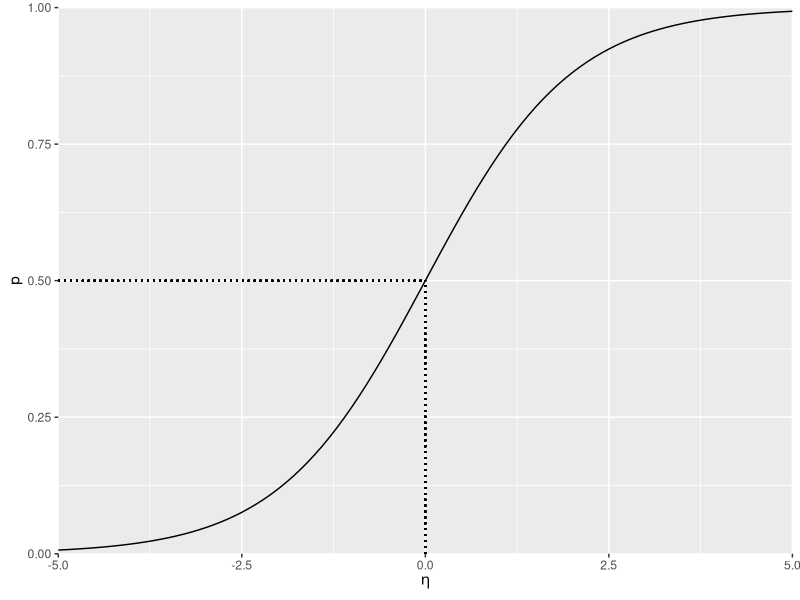
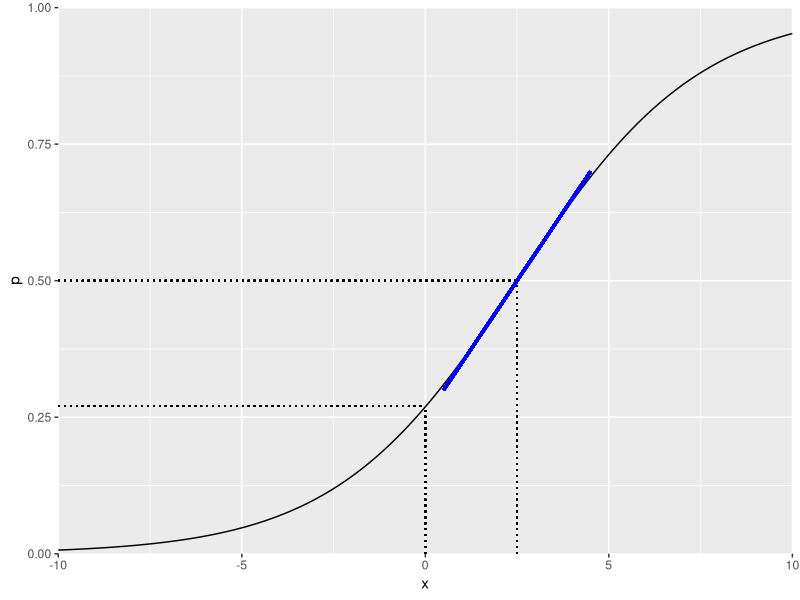
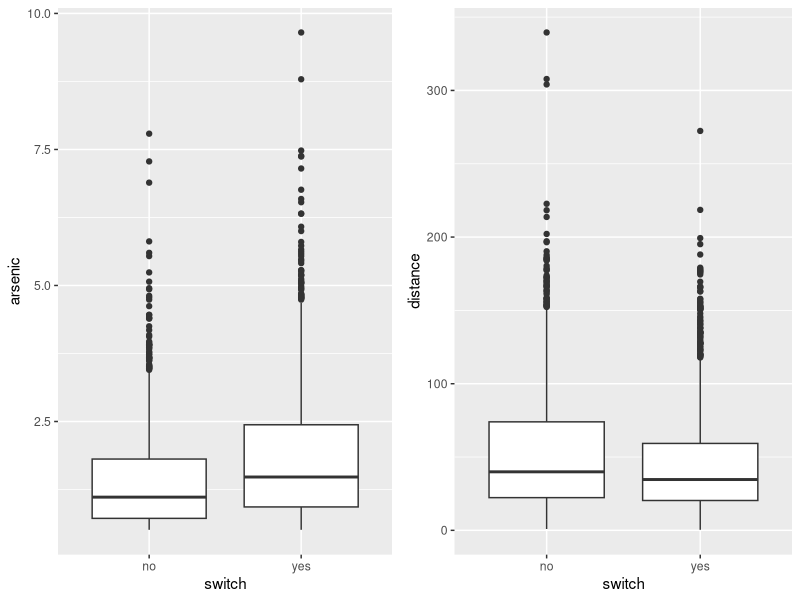
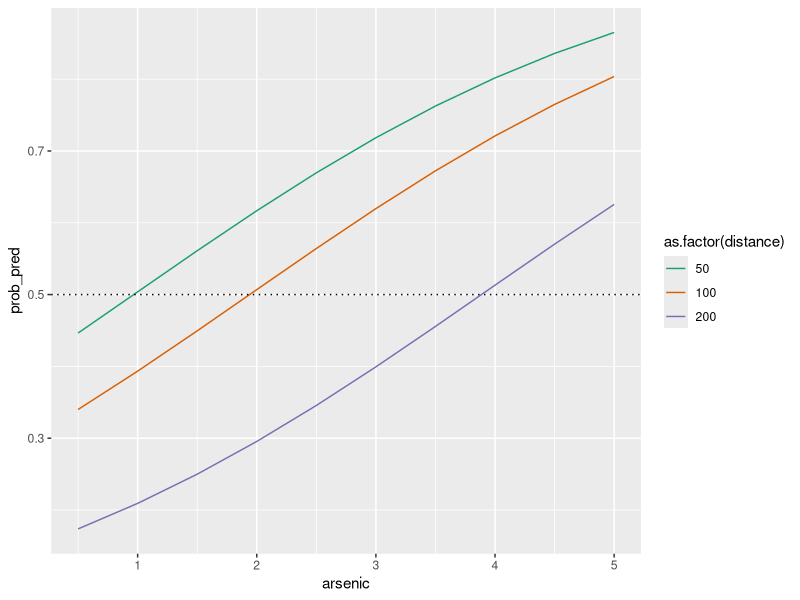
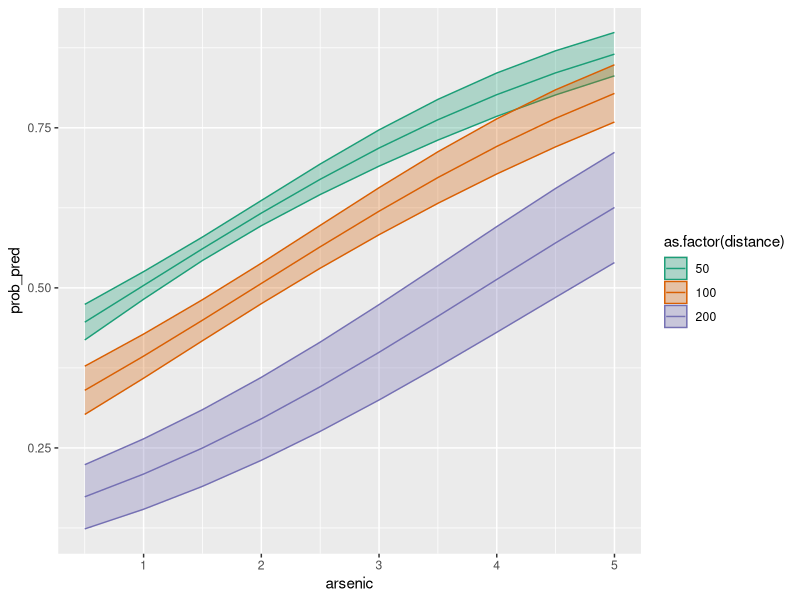
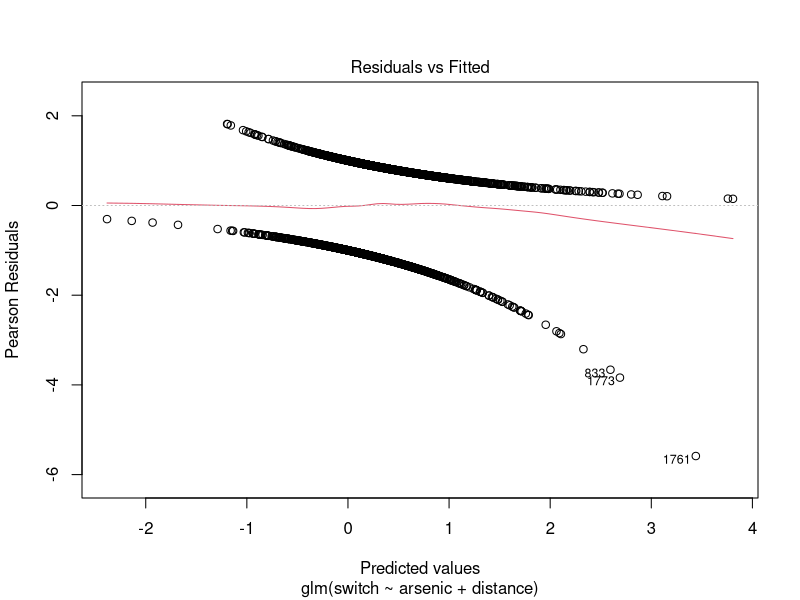
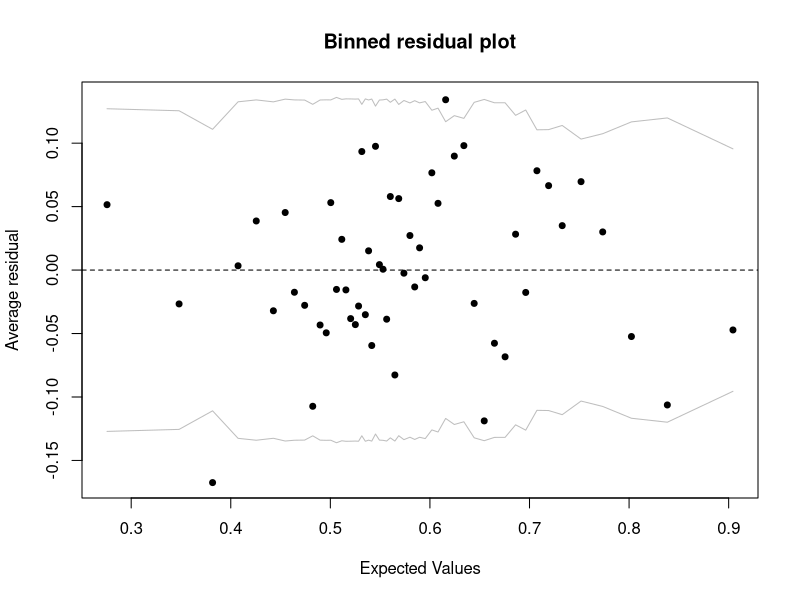
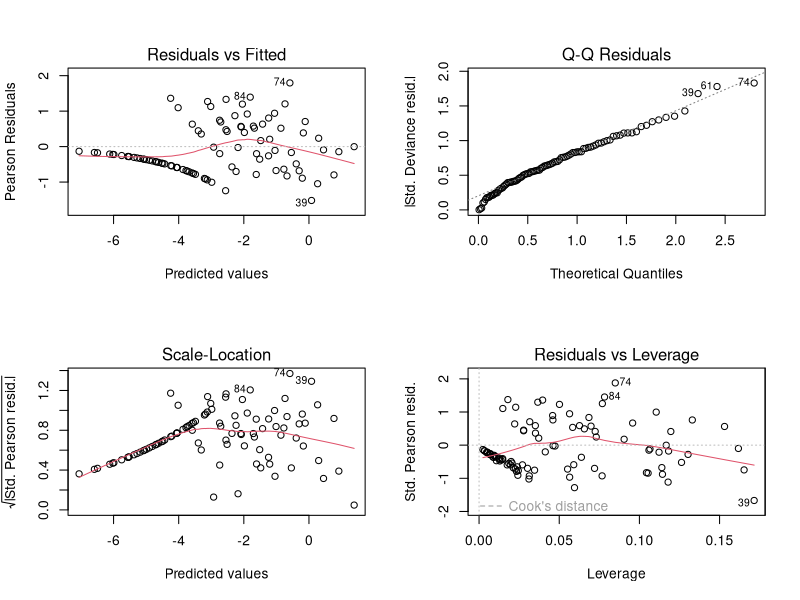

The R source for these figures, in order:
## ---- chunk 1
knitr::opts_chunk$set(echo = TRUE)
library(dplyr)
library(ggplot2)
library(cowplot)
## ---- chunk 2
dbinom(2, 5, 0.3)
## ---- chunk 3
ggplot(data.frame(x = seq(-5,5,0.1)), aes(x = x)) +
    labs(x = expression(eta), y = "p") +
    stat_function(fun = function(x) 1/(1+exp(-x))) +
    geom_segment(x = -5, xend = 0, y = 0.5, yend = 0.5, linetype = "dotted") +
    geom_segment(x = 0, xend = 0, y = 0, yend = 0.5, linetype = "dotted") +
    scale_x_continuous(expand = c(0, 0)) +
    scale_y_continuous(expand = c(0, 0), breaks = seq(0, 1, 0.25), limits = c(0, 1))
## ---- chunk 4
ggplot(data.frame(x = seq(-10,10,0.1)), aes(x = x)) +
    labs(y = "p") +
    stat_function(fun = function(x) 1/(1+exp(1-0.4*x))) +
    geom_segment(x = -10, xend = 2.5, y = 0.5, yend = 0.5, linetype = "dotted") +
    geom_segment(x = 2.5, xend = 2.5, y = 0, yend = 0.5, linetype = "dotted") +
    geom_segment(x = -10, xend = 0, y = 0.27, yend = 0.27, linetype = "dotted") +
    geom_segment(x = 0, xend = 0, y = 0, yend = 0.27, linetype = "dotted") +
    geom_segment(x = 0.5, xend = 4.5, y = 0.3, yend = 0.7, color = "blue", size = 1) +
    scale_x_continuous(expand = c(0, 0)) +
    scale_y_continuous(expand = c(0, 0), breaks = seq(0, 1, 0.25), limits = c(0, 1))
## ---- chunk 5
invlogit <- function(x) 1/(1+exp(-x))
invlogit(-1)
## ---- chunk 6
library(carData)
str(Wells)
## ---- chunk 7
p1 <- ggplot(Wells, aes(x = switch, y = arsenic)) +
    geom_boxplot()
p2 <- ggplot(Wells, aes(x = switch, y = distance)) +
    geom_boxplot()

plot_grid(p1, p2)
## ---- chunk 8
mod <- glm(switch ~ arsenic + distance, data = Wells,
           family = binomial(link = "logit"))
summary(mod)
## ---- chunk 9
wells_nouv <- expand.grid(arsenic = seq(0.5, 5, 0.5), distance = c(50, 100, 200))
## ---- chunk 10
wells_nouv$pred <- predict(mod, wells_nouv)
summary(wells_nouv$pred)
## ---- chunk 11
wells_nouv$prob_pred <- predict(mod, wells_nouv, type = "response")

ggplot(wells_nouv, aes(x = arsenic, y = prob_pred, color = as.factor(distance))) +
    geom_line() +
    geom_hline(yintercept = 0.5, linetype = "dotted") +
    scale_color_brewer(palette = "Dark2")
## ---- chunk 12
prob_pred <- predict(mod, wells_nouv, type = "response", se.fit = TRUE)
wells_nouv$prob_se <- prob_pred$se.fit

ggplot(wells_nouv, aes(x = arsenic, y = prob_pred, color = as.factor(distance),
                       fill = as.factor(distance))) +
    geom_ribbon(aes(ymin = prob_pred - 1.96*prob_se, ymax = prob_pred + 1.96*prob_se),
                alpha = 0.3) +
    geom_line() +
    scale_color_brewer(palette = "Dark2") +
    scale_fill_brewer(palette = "Dark2")

## ---- chunk 13
plot(mod, which = 1)
## ---- chunk 14
library(arm)
binnedplot(fitted(mod), residuals(mod, type = "response"))
## ---- chunk 15
pseudo_R2 <- 1 - mod$deviance/mod$null.deviance
pseudo_R2
## ---- chunk 16
r2_tjur <- mean(mod$fitted.values[mod$y == 1]) - mean(mod$fitted.values[mod$y == 0])
r2_tjur
## ---- chunk 17
library(MASS)
str(snails)
## ---- chunk 18
mod_snails <- glm(cbind(Deaths, N - Deaths) ~ Species + Exposure + Rel.Hum + Temp,
           data = snails, family = binomial)
summary(mod_snails)
## ---- chunk 19
par(mfrow = c(2, 2))
plot(mod_snails)
par(mfrow = c(1, 1))
## ---- chunk 20
mod_snails2 <- glm(cbind(Deaths, N - Deaths) ~ as.factor(Exposure), data = snails,
                   family = binomial)
summary(mod_snails2)
## ---- chunk 21
group_by(snails, Exposure) %>%
    summarize(mean(Deaths))
## ---- chunk 22
mod_snails3 <- glm(cbind(Deaths, N - Deaths) ~ as.factor(Exposure), 
                   data = filter(snails, Exposure > 1), family = binomial)
summary(mod_snails3)
## ---- chunk 23
snails <- mutate(snails, prop = Deaths / N)
mod_prop <- glm(prop ~ Species + Exposure + Rel.Hum + Temp, 
                data = snails, family = quasibinomial)
summary(mod_prop)
